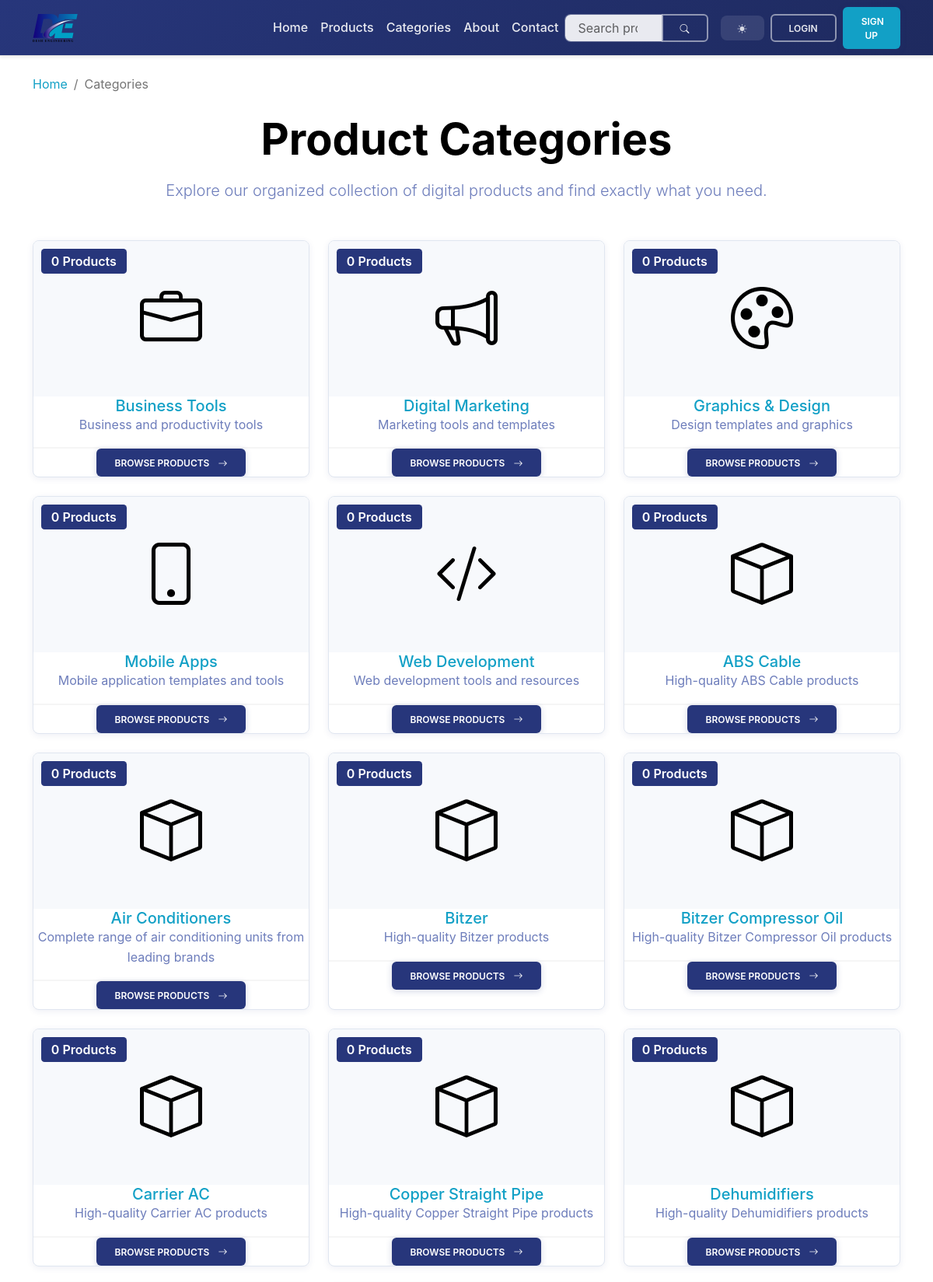
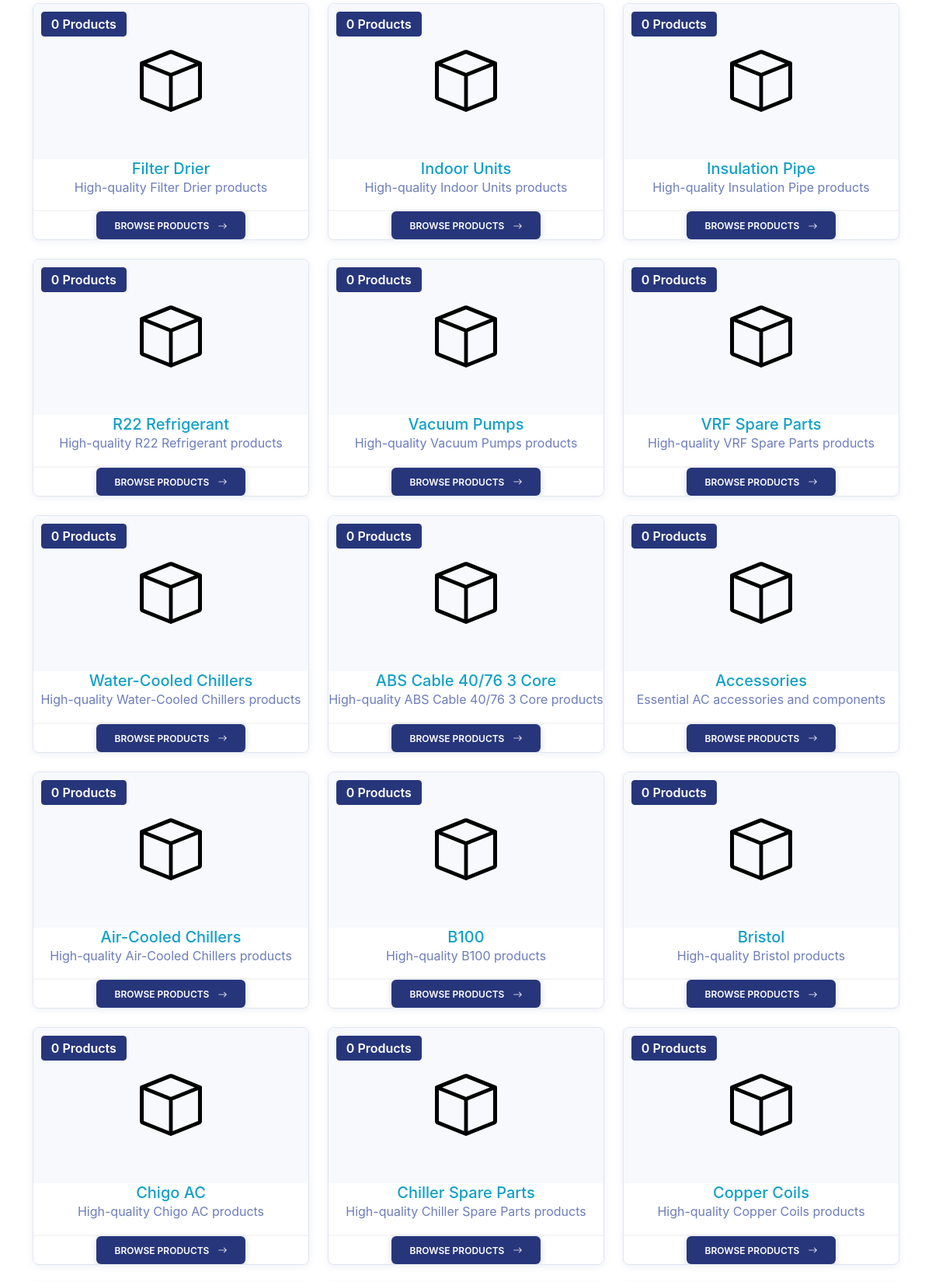
/categories.php (upper part), run on the app's committed database (2 pictures, top to bottom).
### tables this page shows
CREATE TABLE `categories` (
  `id` int(11) NOT NULL,
  `name` varchar(255) NOT NULL,
  `slug` varchar(255) NOT NULL,
  `description` text DEFAULT NULL,
  `parent_id` int(11) DEFAULT NULL,
  `image` varchar(255) DEFAULT NULL,
  `is_active` tinyint(1) DEFAULT 1,
  `sort_order` int(11) DEFAULT 0,
  `meta_title` varchar(255) DEFAULT NULL,
  `meta_description` text DEFAULT NULL,
  `created_at` timestamp NOT NULL DEFAULT current_timestamp(),
  `updated_at` timestamp NOT NULL DEFAULT current_timestamp() ON UPDATE current_timestamp()
);

### categories.php (the view, shortened to what this page needs)
<?php
try {
    $db = getDB();
    $stmt = $db->query("
        SELECT c.*, COUNT(p.id) as product_count,
               (SELECT image_path FROM product_images pi
                JOIN products pr ON pi.product_id = pr.id
                WHERE pr.category_id = c.id AND pi.is_primary = 1
                LIMIT 1) as category_image
        FROM categories c
        LEFT JOIN products p ON c.id = p.category_id AND p.is_active = 1
        WHERE c.is_active = 1
        GROUP BY c.id
        ORDER BY c.sort_order ASC, c.name ASC
    ");
    $categories = $stmt->fetchAll();
} catch (Exception $e) {
    error_log("Categories page error: " . $e->getMessage());
    $categories = [];
}
include 'includes/header.php';
?>
<div class="container py-4">
    <nav aria-label="breadcrumb" class="mb-4">
        <ol class="breadcrumb">
            <li class="breadcrumb-item"><a href="<?php echo SITE_URL; ?>">Home</a></li>
            <li class="breadcrumb-item active">Categories</li>
        </ol>
    </nav>
    <div class="text-center mb-5">
        <h1 class="display-4 fw-bold mb-3">Product Categories</h1>
        <p class="lead text-muted">
            Explore our organized collection of digital products and find exactly what you need.
        </p>
    </div>
    <?php if (!empty($categories)): ?>
        <div class="row g-4">
            <?php foreach ($categories as $category): ?>
                <div class="col-lg-4 col-md-6">
                    <a href="<?php echo SITE_URL; ?>/products.php?category=<?php echo $category['slug']; ?>"
                       class="text-decoration-none">
                        <div class="product-card h-100 animate-on-scroll">
                            <?php if ($category['category_image']): ?>
                                <img src="<?php echo SITE_URL . '/uploads/products/' . $category['category_image']; ?>"
                                     class="card-img-top"
                                     alt="<?php echo htmlspecialchars($category['name']); ?>"
                                     style="height: 200px; object-fit: cover;">
                            <?php else: ?>
                                <div class="card-img-top d-flex align-items-center justify-content-center bg-light"
                                     style="height: 200px;">
                                    <i class="bi bi-<?php echo getCategoryIcon($category['slug']); ?> display-1 text-primary"></i>
                                </div>
                            <?php endif; ?>
                            <div class="card-body text-center">
                                <h5 class="card-title"><?php echo htmlspecialchars($category['name']); ?></h5>
                                <p class="card-text text-muted">
                                    <?php echo htmlspecialchars($category['description']); ?>
                                </p>
                                <div class="mt-3">
                                    <span class="badge bg-primary text-white fs-6">
                                        <?php echo number_format($category['product_count']); ?> Products
                                    </span>
                                </div>
                            </div>
                            <div class="card-footer bg-transparent text-center">
                                <span class="btn btn-primary">
                                    Browse Products
                                    <i class="bi bi-arrow-right ms-2"></i>
                                </span>
                            </div>
                        </div>
                    </a>
                </div>
            <?php endforeach; ?>
        </div>
    <?php endif; ?>
</div>
<?php
function getCategoryIcon($slug) {
    $icons = [
        'web-development' => 'code-slash',
        'mobile-apps' => 'phone',
        'graphics-design' => 'palette',
        'digital-marketing' => 'megaphone',
        'business-tools' => 'briefcase',
        'default' => 'box'
    ];
    return isset($icons[$slug]) ? $icons[$slug] : $icons['default'];
}
include 'includes/footer.php';
?>

### assets/css/style.css (style rules this page uses)
:root { --primary-brand: #27367B; --secondary-accent: #12A0C6; --deep-accent: #3A347A; --base-white: #FFFFFF; --subtle-bg: #A6C4E0; --text-black: #000000; --primary-light: #4A5A9B; --primary-lighter: #6D7DBB; --primary-dark: #1E2A5F; --success-color: #198754; --danger-color: #dc3545; --warning-color: #ffc107; --info-color: #12A0C6; --light-color: #A6C4E0; --dark-color: #3A347A; --text-primary: #000000; --text-secondary: #27367B; --text-muted: #6D7DBB; --text-inverse: #FFFFFF; --bg-page: #FFFFFF; --bg-section: #F7F9FC; --bg-subtle: #A6C4E0; --bg-dark: #3A347A; --bg-card: #FFFFFF; --border-light: #E0E6F0; --border-dark: #27367B; --border-accent: #12A0C6; --btn-primary-bg: #27367B; --btn-primary-hover: #1E2A5F; --btn-primary-text: #FFFFFF; --btn-secondary-bg: #12A0C6; --btn-secondary-hover: #0E7C9A; --btn-secondary-text: #FFFFFF; --btn-light-bg: #FFFFFF; --btn-light-hover: #F1F4F9; --btn-light-text: #27367B; --btn-danger-bg: #dc3545; --btn-danger-hover: #b02a37; --btn-danger-text: #FFFFFF; --hover-bg: #F0F3FA; --active-bg: #E1E7F5; --focus-outline: #12A0C6; --badge-sale-bg: #dc3545; --badge-new-bg: #198754; --badge-hot-bg: #ffc107; --badge-info-bg: #12A0C6; --badge-text: #FFFFFF; --primary-color: #27367B; --secondary-color: #12A0C6; --bg-primary: #FFFFFF; --bg-secondary: #A6C4E0; --bg-tertiary: #F8FAFC; --border-color: #E0E6F0; --shadow: rgba(39, 54, 123, 0.1); --shadow-lg: rgba(39, 54, 123, 0.15); --gradient-primary: linear-gradient(135deg, #27367B 0%, #3A347A 100%); --gradient-header: linear-gradient(135deg, #27367B 0%, #1E2A5F 100%); --gradient-footer: linear-gradient(135deg, #3A347A 0%, #27367B 100%); --gradient-cta: linear-gradient(135deg, #12A0C6 0%, #0E8BA3 100%); --gradient-subtle: linear-gradient(135deg, #A6C4E0 0%, #FFFFFF 100%); }
body { font-family: 'Inter', -apple-system, BlinkMacSystemFont, 'Segoe UI', Roboto, sans-serif; line-height: 1.6; background-color: var(--bg-page); color: var(--text-primary); transition: background-color 0.3s ease, color 0.3s ease; }
.card-img-top { transition: transform 0.3s ease; height: 200px; object-fit: cover; }
.product-card { position: relative; overflow: hidden; }
.product-card .badge { position: absolute; top: 10px; left: 10px; z-index: 2; }
.btn { border-radius: 8px; font-weight: 500; transition: all 0.3s ease; border: none; }
.btn-primary { background-color: var(--btn-primary-bg) !important; color: var(--btn-primary-text) !important; border: none !important; box-shadow: 0 2px 4px rgba(39, 54, 123, 0.3); }
.fade-in-up { animation: fadeInUp 0.6s ease-out; }
.btn-primary { background-color: var(--btn-primary-bg) !important; border: none !important; color: var(--btn-primary-text) !important; font-weight: 600; transition: all 0.3s ease; position: relative; overflow: hidden; border-radius: 6px; box-shadow: 0 2px 8px rgba(39, 54, 123, 0.2); }
.badge { font-weight: 600; padding: 0.5em 0.8em; color: var(--badge-text); }
.bg-primary { background-color: var(--primary-brand) !important; color: var(--text-inverse) !important; }
.bg-light { background-color: var(--bg-section) !important; color: var(--text-primary) !important; }
a { color: var(--secondary-accent); transition: color 0.3s ease; text-decoration: none; }
.text-primary { color: var(--text-primary) !important; }
.text-muted { color: var(--text-muted) !important; }
.text-white { color: var(--text-inverse) !important; }
.product-card { background-color: var(--bg-card); border: 1px solid var(--border-light); border-radius: 8px; box-shadow: 0 2px 8px rgba(39, 54, 123, 0.08); transition: all 0.3s ease; }

### data on the page
categories: name "Business Tools", description "Business and productivity tools", product_count "0"
categories: name "Digital Marketing", description "Marketing tools and templates", product_count "0"
categories: name "Graphics & Design", description "Design templates and graphics", product_count "0"
categories: name "Mobile Apps", description "Mobile application templates and tools", product_count "0"
categories: name "Web Development", description "Web development tools and resources", product_count "0"
categories: name "ABS Cable", description "High-quality ABS Cable products", product_count "0"
categories: name "Air Conditioners", description "Complete range of air conditioning units from leading brands", product_count "0"
categories: name "Bitzer", description "High-quality Bitzer products", product_count "0"
categories: name "Bitzer Compressor Oil", description "High-quality Bitzer Compressor Oil products", product_count "0"
categories: name "Carrier AC", description "High-quality Carrier AC products", product_count "0"
categories: name "Copper Straight Pipe", description "High-quality Copper Straight Pipe products", product_count "0"
categories: name "Dehumidifiers", description "High-quality Dehumidifiers products", product_count "0"
categories: name "Filter Drier", description "High-quality Filter Drier products", product_count "0"
categories: name "Indoor Units", description "High-quality Indoor Units products", product_count "0"
categories: name "Insulation Pipe", description "High-quality Insulation Pipe products", product_count "0"
categories: name "R22 Refrigerant", description "High-quality R22 Refrigerant products", product_count "0"
categories: name "Vacuum Pumps", description "High-quality Vacuum Pumps products", product_count "0"
categories: name "VRF Spare Parts", description "High-quality VRF Spare Parts products", product_count "0"
categories: name "Water-Cooled Chillers", description "High-quality Water-Cooled Chillers products", product_count "0"
categories: name "ABS Cable 40/76 3 Core", description "High-quality ABS Cable 40/76 3 Core products", product_count "0"
categories: name "Accessories", description "Essential AC accessories and components", product_count "0"
categories: name "Air-Cooled Chillers", description "High-quality Air-Cooled Chillers products", product_count "0"
categories: name "B100", description "High-quality B100 products", product_count "0"
categories: name "Bristol", description "High-quality Bristol products", product_count "0"
categories: name "Chigo AC", description "High-quality Chigo AC products", product_count "0"
categories: name "Chiller Spare Parts", description "High-quality Chiller Spare Parts products", product_count "0"
categories: name "Copper Coils", description "High-quality Copper Coils products", product_count "0"
